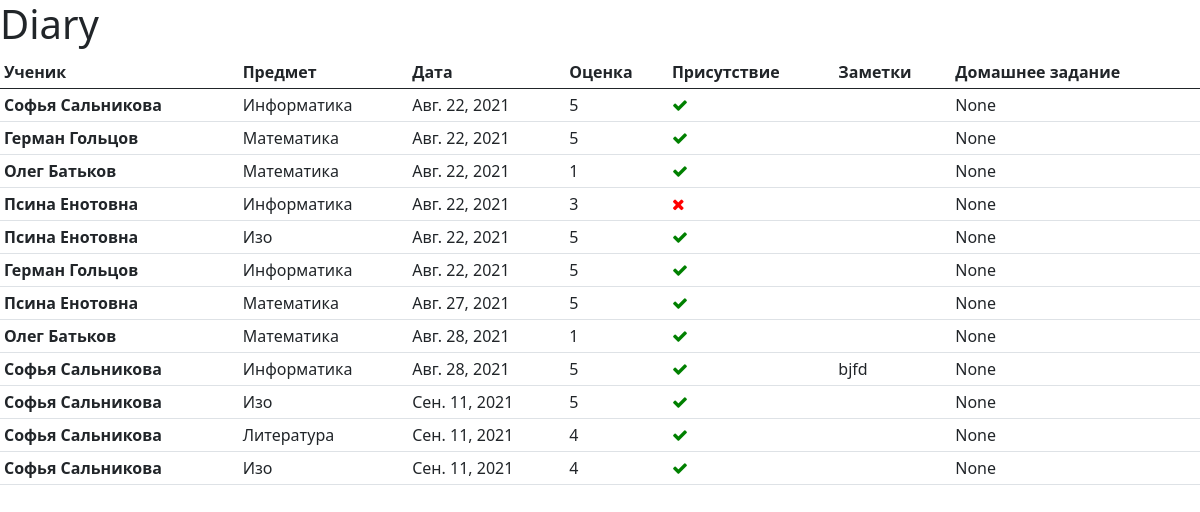
/diary, run on the app's committed database.
### diary/models.py (models this page shows, shortened)
class Diary(models.Model):
    pupil = models.ForeignKey(Pupil, verbose_name='Ученик',
                              on_delete=models.CASCADE, null=True)
    subject = models.ForeignKey(Subject, verbose_name='Предмет',
                                on_delete=models.CASCADE, null=True)
    created_at = models.DateTimeField('Создано', auto_now_add=True)
    updated_at = models.DateTimeField('Обновлено', auto_now=True)
    date = models.DateField('Дата', default=now)
    score = models.IntegerField('Оценка', choices=((5, 5),
                                                        (4, 4),
                                                        (3, 3),
                                                        (2, 2),
                                                        (1, 1)))
    is_present = models.BooleanField('Присутствие', default=False)
    notes = models.TextField('Заметки', null=True, blank=True)
    homework = models.ForeignKey(Homework, verbose_name='Домашнее задание',
                                 on_delete=models.CASCADE, null=True)
    class Meta:
        db_table = 'diaries'
        verbose_name = 'запись в дневнике'
        verbose_name_plural = 'Записи в дневнике'

class Pupil(models.Model):
    name = models.CharField('Имя', max_length=32)
    last_name = models.CharField('Фамилия', max_length=32)
    updated_at = models.DateTimeField('Добавление', auto_now=True)
    def full_name(self):
        return f'{self.name} {self.last_name}'
    class Meta:
        db_table = 'pupils'
        verbose_name = 'ученик'
        verbose_name_plural = 'Ученики'

class Subject(models.Model):
    name = models.CharField('Название', max_length=32)
    def __str__(self):
        return self.name
    class Meta:
        db_table = 'subjects'
        verbose_name = 'предмет'
        verbose_name_plural = 'Предметы'

### diary/views.py (the view)
# urls.py: path('diary', DiaryView.as_view()),
class DiaryView(View):
    def get(self, request):
        diary = Diary.objects.all()
        return render(request, 'diary/diary.html', {'diaries': diary})

### diary/templates/diary/diary.html (shortened to what this page needs)
{% extends "base.html" %}
{% block body %}
    <h1>Diary</h1>
      <table class="table table-sm">
        <thead>
          <tr>
            <th scope="col">Ученик</th>
            <th scope="col">Предмет</th>
            <th scope="col">Дата</th>
            <th scope="col">Оценка</th>
            <th scope="col">Присутствие</th>
            <th scope="col">Заметки</th>
            <th score="col">Домашнее задание</th>
          </tr>
        </thead>
        <tbody>
        {% for diary in diaries %}
          <tr>
            <th>{{ diary.pupil.full_name }}</th>
            <td>{{ diary.subject }}</td>
            <td>{{ diary.date }}</td>
            <td>{{ diary.score }}</td>
            <td>
              {% if diary.is_present %}
                <i class="fa fa-check">
              {% else %}
                <i class="fa fa-remove">
              {% endif %}
            </td>
            <td>{{ diary.notes }}</td>
            <td>{{ diary.homework }}</td>
          </tr>
        {% endfor %}
        </tbody>
      </table>
{% endblock %}

### templates/base.html (shortened to what this page needs)
<!DOCTYPE html>
<html lang="en">
<head>
    <link href="https://cdn.jsdelivr.net/npm/bootstrap@5.0.2/dist/css/bootstrap.min.css"
          rel="stylesheet"
>
    <link rel="stylesheet" href="https://cdnjs.cloudflare.com/ajax/libs/font-awesome/4.7.0/css/font-awesome.min.css">
</head>
<body>
    {% block body %}{% endblock %}
    </body>
</html>

### data on the page
Diary: pupil.full_name "Софья Сальникова", subject "Информатика", date "Авг. 22, 2021", score "5", is_present True (drawn), homework "None"
Diary: pupil.full_name "Герман Гольцов", subject "Математика", date "Авг. 22, 2021", score "5", is_present True (drawn), homework "None"
Diary: pupil.full_name "Олег Батьков", subject "Математика", date "Авг. 22, 2021", score "1", is_present True (drawn), homework "None"
Diary: pupil.full_name "Псина Енотовна", subject "Информатика", date "Авг. 22, 2021", score "3", is_present False (drawn), homework "None"
Diary: pupil.full_name "Псина Енотовна", subject "Изо", date "Авг. 22, 2021", score "5", is_present True (drawn), homework "None"
Diary: pupil.full_name "Герман Гольцов", subject "Информатика", date "Авг. 22, 2021", score "5", is_present True (drawn), homework "None"
Diary: pupil.full_name "Псина Енотовна", subject "Математика", date "Авг. 27, 2021", score "5", is_present True (drawn), homework "None"
Diary: pupil.full_name "Олег Батьков", subject "Математика", date "Авг. 28, 2021", score "1", is_present True (drawn), homework "None"
Diary: pupil.full_name "Софья Сальникова", subject "Информатика", date "Авг. 28, 2021", score "5", is_present True (drawn), notes "bjfd", homework "None"
Diary: pupil.full_name "Софья Сальникова", subject "Изо", date "Сен. 11, 2021", score "5", is_present True (drawn), homework "None"
Diary: pupil.full_name "Софья Сальникова", subject "Литература", date "Сен. 11, 2021", score "4", is_present True (drawn), homework "None"
Diary: pupil.full_name "Софья Сальникова", subject "Изо", date "Сен. 11, 2021", score "4", is_present True (drawn), homework "None"
